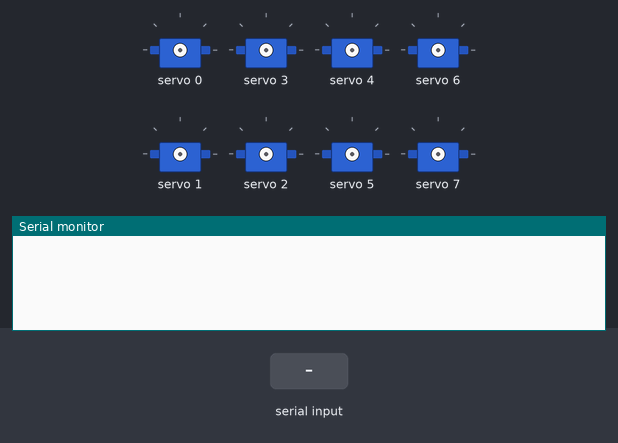
Recording of a sketch running on a simulated Arduino Uno, built with avr-gcc and run on an emulated ATmega328P. Shown: 8 × servo, the last lines printed to the serial monitor. The inputs (shaded band) are chosen by the test bench.

Above: at 1.2 s.
1.3 s: "FORWARD\n" received over the second serial link
At 2.5 s:
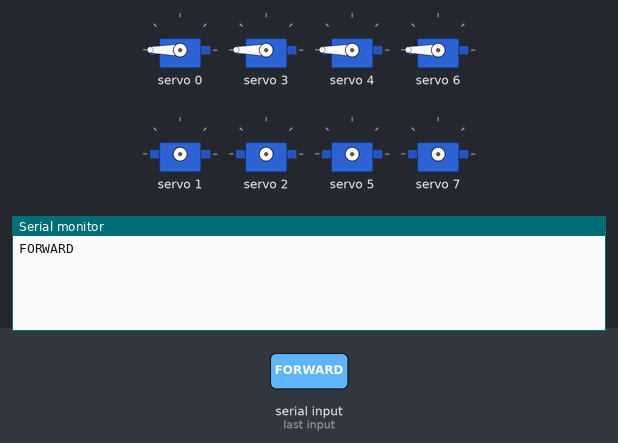
2.8 s: "BACKWARD\n" received over the second serial link
At 3.8 s:
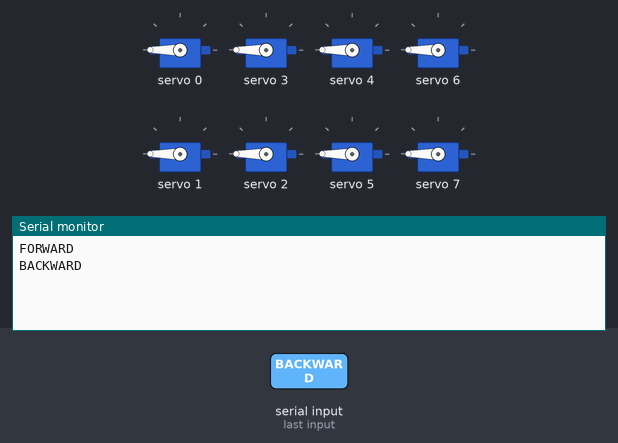

The sketch:

Robotic_Rover.ino
```cpp
#include <Wire.h>
#include <Adafruit_PWMServoDriver.h>
#include <SoftwareSerial.h>

#define BT_RX 10
#define BT_TX 11

Adafruit_PWMServoDriver pwm = Adafruit_PWMServoDriver(); // Create a PWM driver object

// Define motor control channels (0-15)
#define MOTOR1_R_CHANNEL 0  // Front Left Motor Right
#define MOTOR1_L_CHANNEL 1  // Front Left Motor Left
#define MOTOR2_R_CHANNEL 3  // Front Right Motor Right
#define MOTOR2_L_CHANNEL 2  // Front Right Motor Left


#define MOTOR3_R_CHANNEL 4   // Back Left Motor Right
#define MOTOR3_L_CHANNEL 5  // Back Left Motor Left
#define MOTOR4_R_CHANNEL 6  // Back Right Motor Right
#define MOTOR4_L_CHANNEL 7  // Back Right Motor Left

// Speed control
int motorSpeed = 1000; // Max PWM value for speed control (0-4095 for PCA9685)

// Bluetooth input
String dataIn = ""; // For storing string input from Bluetooth

SoftwareSerial bt(BT_RX, BT_TX);

void setup() {
  Serial.begin(38400); // Updated baud rate to 38400 for Bluetooth communication
  bt.begin(38400);

  pwm.begin();
  pwm.setPWMFreq(60); // Set frequency to 60 Hz for servos

  // Set initial motor states to stop
  stopMotors();
}

void loop() {
  // Check if there is data available from the Bluetooth module

//  moveForward();
//  delay(2000);
//  stopMotors();
//  delay(2000);

//  moveBackward();
//  delay(2000);
//  stopMotors();
//  delay(2000);

//  moveLeft();
//  delay(2000);
// stopMotors();
// delay(2000);

//  moveCW();
//  delay(2000);
//  stopMotors();
  //delay(2000);

//  moveCCW();
//  delay(2000);
//  stopMotors();
//  delay(2000);

//  moveDiagonalForwardRight();
//  delay(2000);
//  stopMotors();
//  delay(2000);

//  moveDiagonalForwardLeft();
//  delay(2000);
//  stopMotors();
//  delay(2000);

//  moveDiagonalBackwardRight();
//  delay(2000);
//  stopMotors();
//  delay(2000);

//  moveDiagonalBackwardLeft();
//  delay(2000);
//  stopMotors();
//  delay(2000);

  if (bt.available() > 0) {
    dataIn = bt.readStringUntil('\n'); // Read the full string from Bluetooth
    Serial.println(dataIn);       // Print the received string for debugging

    // Control motors based on the input string
    if (dataIn == "FORWARD") {          // Move forward
      moveForward();
    } else if (dataIn == "BACKWARD") {   // Move backward
      moveBackward();
    } else if (dataIn == "RIGHT") {   // Turn right
      moveRight();
    } else if (dataIn == "LEFT") {   // Turn left
      moveLeft();
    } else if (dataIn == "STOP") {   // Stop
      stopMotors();
    } else if (dataIn == "CW") {   // Clockwise movement
      moveCW();
    } else if (dataIn == "CCW") {   // Counterclockwise movement
      moveCCW();
    } else if (dataIn == "FORWARD_RIGHT") {  // Move forward-right diagonal
      moveDiagonalForwardRight();
    } else if (dataIn == "FORWARD_LEFT") {  // Move forward-left diagonal
      moveDiagonalForwardLeft();
    } else if (dataIn == "BACKWARD_RIGHT") {  // Move backward-right diagonal
      moveDiagonalBackwardRight();
    } else if (dataIn == "BACKWARD_LEFT") {  // Move backward-left diagonal
      moveDiagonalBackwardLeft();
    }
  }
}

void setMotorPWM(int channel, int value) {
  pwm.setPWM(channel, 0, value); // Set the PWM value for the specified motor channel
}

void moveForward() {
  setMotorPWM(MOTOR1_R_CHANNEL, motorSpeed);
  setMotorPWM(MOTOR1_L_CHANNEL, 0);
  setMotorPWM(MOTOR2_R_CHANNEL, motorSpeed);
  setMotorPWM(MOTOR2_L_CHANNEL, 0);
  setMotorPWM(MOTOR3_R_CHANNEL, motorSpeed);
  setMotorPWM(MOTOR3_L_CHANNEL, 0);
  setMotorPWM(MOTOR4_R_CHANNEL, motorSpeed);
  setMotorPWM(MOTOR4_L_CHANNEL, 0);
}

void moveBackward() {
  setMotorPWM(MOTOR1_R_CHANNEL, 0);
  setMotorPWM(MOTOR1_L_CHANNEL, motorSpeed);
  setMotorPWM(MOTOR2_R_CHANNEL, 0);
  setMotorPWM(MOTOR2_L_CHANNEL, motorSpeed);
  setMotorPWM(MOTOR3_R_CHANNEL, 0);
  setMotorPWM(MOTOR3_L_CHANNEL, motorSpeed);
  setMotorPWM(MOTOR4_R_CHANNEL, 0);
  setMotorPWM(MOTOR4_L_CHANNEL, motorSpeed);
}

void moveRight() {
  setMotorPWM(MOTOR1_R_CHANNEL, (motorSpeed*4.095));
  setMotorPWM(MOTOR1_L_CHANNEL, 0);
  setMotorPWM(MOTOR2_R_CHANNEL, 0);
  setMotorPWM(MOTOR2_L_CHANNEL, (motorSpeed*4.095));
  setMotorPWM(MOTOR3_R_CHANNEL, 0);
  setMotorPWM(MOTOR3_L_CHANNEL, (motorSpeed*4.095));
  setMotorPWM(MOTOR4_R_CHANNEL, (motorSpeed*4.095));
  setMotorPWM(MOTOR4_L_CHANNEL, 0);
}

void moveLeft() {
  setMotorPWM(MOTOR1_R_CHANNEL, 0);
  setMotorPWM(MOTOR1_L_CHANNEL, (motorSpeed*4.095));
  setMotorPWM(MOTOR2_R_CHANNEL, (motorSpeed*4.095));
  setMotorPWM(MOTOR2_L_CHANNEL, 0);
  setMotorPWM(MOTOR3_R_CHANNEL, (motorSpeed*4.095));
  setMotorPWM(MOTOR3_L_CHANNEL, 0);
  setMotorPWM(MOTOR4_R_CHANNEL, 0);
  setMotorPWM(MOTOR4_L_CHANNEL, (motorSpeed*4.095));
}

void moveCW() {
  setMotorPWM(MOTOR1_R_CHANNEL, (motorSpeed*1.5));
  setMotorPWM(MOTOR1_L_CHANNEL, 0);
  setMotorPWM(MOTOR2_R_CHANNEL, 0);
  setMotorPWM(MOTOR2_L_CHANNEL, (motorSpeed*1.5));
  setMotorPWM(MOTOR3_R_CHANNEL, (motorSpeed*1.5));
  setMotorPWM(MOTOR3_L_CHANNEL, 0);
  setMotorPWM(MOTOR4_R_CHANNEL, 0);
  setMotorPWM(MOTOR4_L_CHANNEL, (motorSpeed*1.5));
}

void moveCCW() {
  setMotorPWM(MOTOR1_R_CHANNEL, 0);
  setMotorPWM(MOTOR1_L_CHANNEL, (motorSpeed*1.5));
  setMotorPWM(MOTOR2_R_CHANNEL, (motorSpeed*1.5));
  setMotorPWM(MOTOR2_L_CHANNEL, 0);
  setMotorPWM(MOTOR3_R_CHANNEL, 0);
  setMotorPWM(MOTOR3_L_CHANNEL, (motorSpeed*1.5));
  setMotorPWM(MOTOR4_R_CHANNEL, (motorSpeed*1.5));
  setMotorPWM(MOTOR4_L_CHANNEL, 0);
}

// Diagonal Movements
void moveDiagonalForwardRight() {
  setMotorPWM(MOTOR1_R_CHANNEL, (motorSpeed*3));
  setMotorPWM(MOTOR1_L_CHANNEL, 0);
  setMotorPWM(MOTOR2_R_CHANNEL, 0);
  setMotorPWM(MOTOR2_L_CHANNEL, 0);
  setMotorPWM(MOTOR3_R_CHANNEL, 0);
  setMotorPWM(MOTOR3_L_CHANNEL, 0);
  setMotorPWM(MOTOR4_R_CHANNEL, (motorSpeed*3));
  setMotorPWM(MOTOR4_L_CHANNEL, 0);
}

void moveDiagonalForwardLeft() {
  setMotorPWM(MOTOR1_R_CHANNEL, 0);
  setMotorPWM(MOTOR1_L_CHANNEL, 0);
  setMotorPWM(MOTOR2_R_CHANNEL, (motorSpeed*3));
  setMotorPWM(MOTOR2_L_CHANNEL, 0);
  setMotorPWM(MOTOR3_R_CHANNEL, (motorSpeed*3));
  setMotorPWM(MOTOR3_L_CHANNEL, 0);
  setMotorPWM(MOTOR4_R_CHANNEL, 0);
  setMotorPWM(MOTOR4_L_CHANNEL, 0);
}

void moveDiagonalBackwardRight() {
  setMotorPWM(MOTOR1_R_CHANNEL, 0);
  setMotorPWM(MOTOR1_L_CHANNEL, (motorSpeed*3));
  setMotorPWM(MOTOR2_R_CHANNEL, 0);
  setMotorPWM(MOTOR2_L_CHANNEL, 0);
  setMotorPWM(MOTOR3_R_CHANNEL, 0);
  setMotorPWM(MOTOR3_L_CHANNEL, 0);
  setMotorPWM(MOTOR4_R_CHANNEL, 0);
  setMotorPWM(MOTOR4_L_CHANNEL, (motorSpeed*3));
}

void moveDiagonalBackwardLeft() {
  setMotorPWM(MOTOR1_R_CHANNEL, 0);
  setMotorPWM(MOTOR1_L_CHANNEL, 0);
  setMotorPWM(MOTOR2_R_CHANNEL, 0);
  setMotorPWM(MOTOR2_L_CHANNEL, (motorSpeed*3));
  setMotorPWM(MOTOR3_R_CHANNEL, 0);
  setMotorPWM(MOTOR3_L_CHANNEL, (motorSpeed*3));
  setMotorPWM(MOTOR4_R_CHANNEL, 0);
  setMotorPWM(MOTOR4_L_CHANNEL, 0);
}

void stopMotors() {
  setMotorPWM(MOTOR1_R_CHANNEL, 0);
  setMotorPWM(MOTOR1_L_CHANNEL, 0);
  setMotorPWM(MOTOR2_R_CHANNEL, 0);
  setMotorPWM(MOTOR2_L_CHANNEL, 0);
  setMotorPWM(MOTOR3_R_CHANNEL, 0);
  setMotorPWM(MOTOR3_L_CHANNEL, 0);
  setMotorPWM(MOTOR4_R_CHANNEL, 0);
  setMotorPWM(MOTOR4_L_CHANNEL, 0);
}
```

Measured:
- after the input at 1.3 s, the serial monitor: prints a new line at once (image 1)
- after the input at 2.8 s, the serial monitor: prints a new line at once (image 2)
